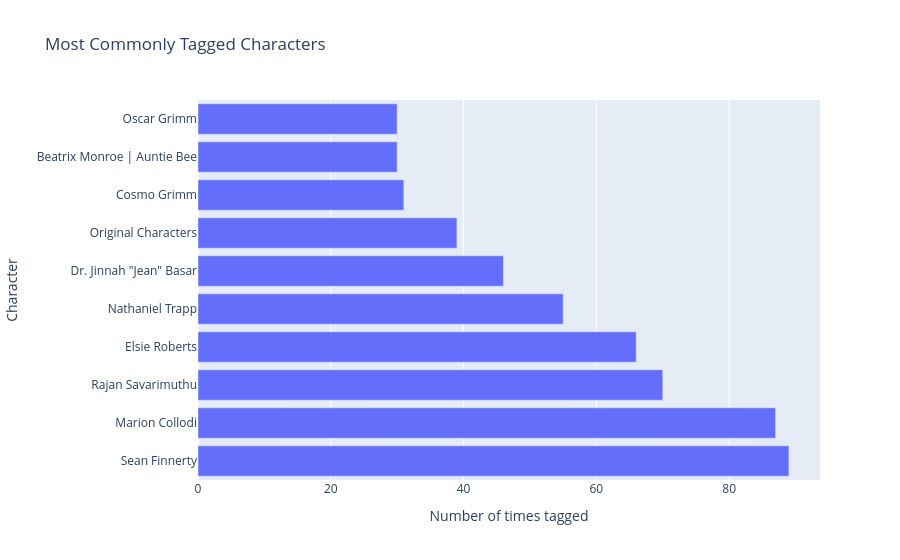

Notebook source saved alongside this figure:
### Code cell
# plot top 10 characters
labels = {'Characters':'Character', 'count':'Number of times tagged'}
fig = px.bar(df_character_counts[0:10], x="count", y="Characters", labels=labels, title='Most Commonly Tagged Characters')
fig.show()
fig.write_html("/home/ekmys/PycharmProjects/IMT542_FinalProject_Stelter/assets/visualizations/most_common_characters.html")

### Figure 1 — Plotly figure (JSON) as saved in the notebook; plotly's stock layout.template omitted (floating-point values rounded to 4 significant figures)
{"data": [{"hovertemplate": "Number of times tagged=%{x}<br>Character=%{y}<extra></extra>", "legendgroup": "", "marker": {"color": "#636efa", "pattern": {"shape": ""}}, "name": "", "orientation": "h", "showlegend": false, "textposition": "auto", "x": [89, 87, 70, 66, 55, 46, 39, 31, 30, 30], "xaxis": "x", "y": ["Sean Finnerty", "Marion Collodi", "Rajan Savarimuthu", "Elsie Roberts", "Nathaniel Trapp", "Dr. Jinnah \"Jean\" Basar", "Original Characters", "Cosmo Grimm", "Beatrix Monroe | Auntie Bee", "Oscar Grimm"], "yaxis": "y", "type": "bar"}], "layout": {"xaxis": {"anchor": "y", "domain": [0.0, 1.0], "title": {"text": "Number of times tagged"}}, "yaxis": {"anchor": "x", "domain": [0.0, 1.0], "title": {"text": "Character"}}, "legend": {"tracegroupgap": 0}, "title": {"text": "Most Commonly Tagged Characters"}, "barmode": "relative"}}
